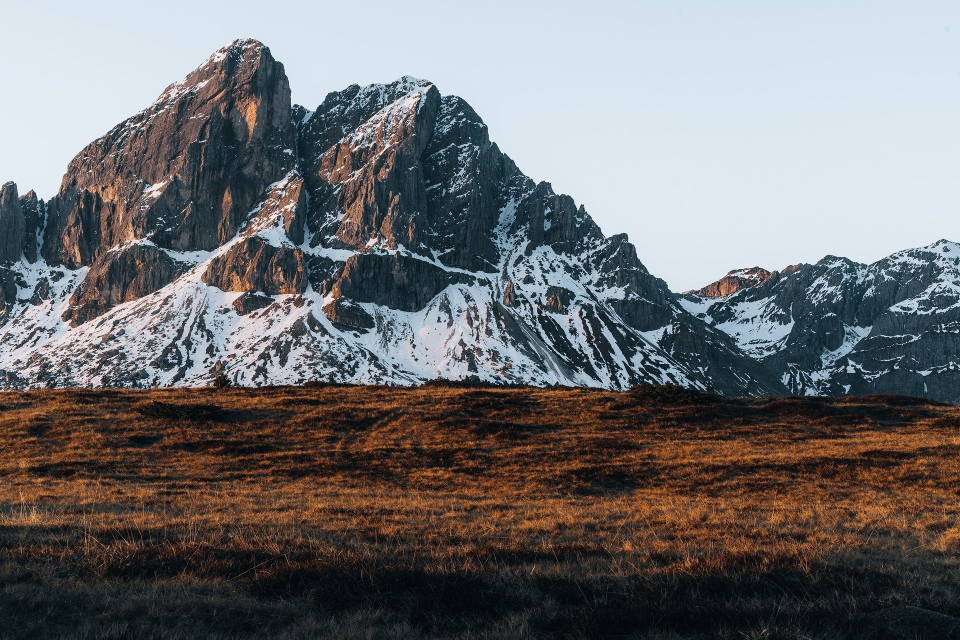
#> input picture assets/mountain.jpg, 1920 x 1280 px (shown at 1/2 size)
$ python addition.py
#> lines starting #> are read from the running program, lines starting #| are printed output that depends on the picture
import cv2
input1='../assets/mountain.jpg'
input2='../assets/horse.jpg'

image1 = cv2.imread(input1)
#> image1 is the input picture: shape (1280, 1920, 3); mean B, G, R 113.3, 112, 112.2
image2 = cv2.imread(input2)
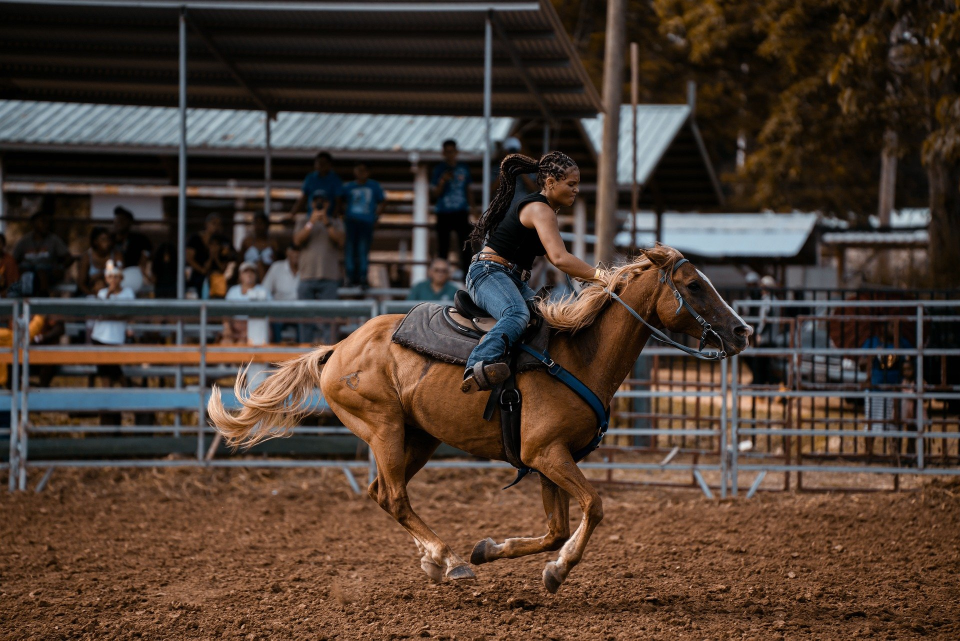
#> input picture assets/horse.jpg, 1920 x 1281 px (shown at 1/2 size)
#> image2 is the input picture: shape (1281, 1920, 3); mean B, G, R 49.4, 59.7, 75.5

image1 = cv2.resize(image1, (image2.shape[1], image2.shape[0]))
#> image1: shape (1281, 1920, 3)

# image inputs with applied parameters
weightedSum = cv2.addWeighted(image1, 0.5, image2, 0.4, 0)
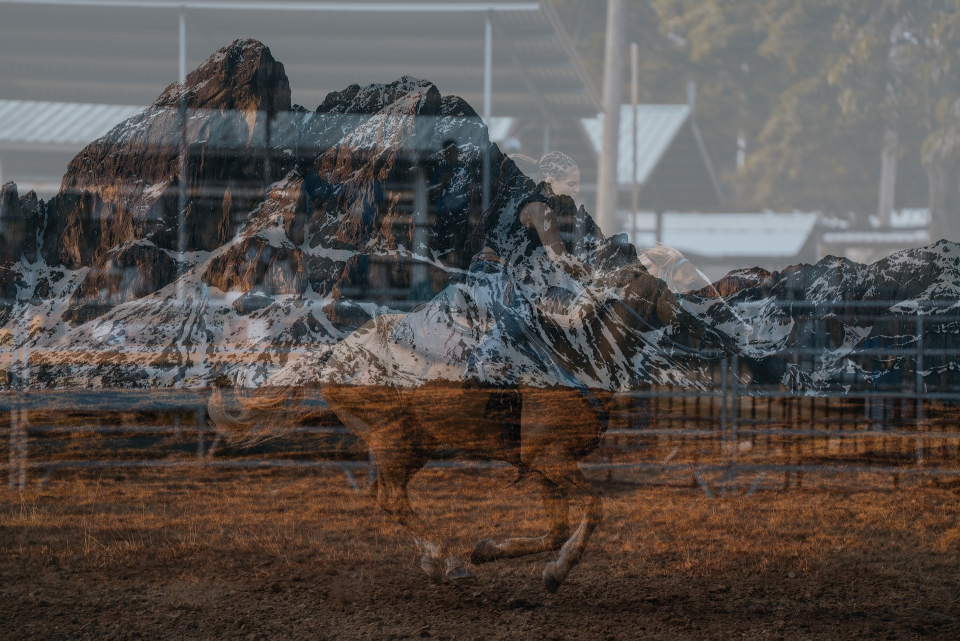
#> weightedSum: shape (1281, 1920, 3) (shown at 1/2 size); mean B, G, R 76.4, 79.8, 86.3


cv2.imshow('Weighted Image', weightedSum)

# De-allocate any associated memory usage
if cv2.waitKey(0) & 0xff == 27:
#> (key Esc is pressed here)
    cv2.destroyAllWindows()
